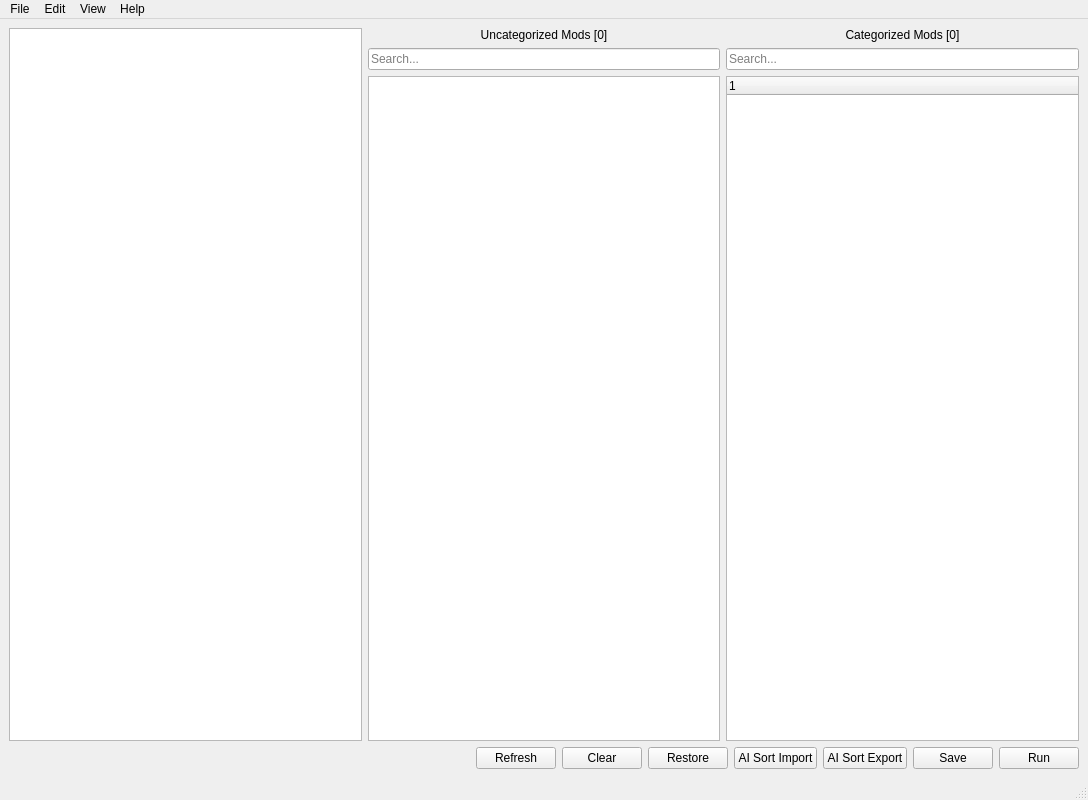
<?xml version="1.0" encoding="UTF-8"?>
<ui version="4.0">
 <class>MainWindow</class>
 <widget class="QMainWindow" name="MainWindow">
  <property name="geometry">
   <rect>
    <x>0</x>
    <y>0</y>
    <width>1088</width>
    <height>800</height>
   </rect>
  </property>
  <property name="minimumSize">
   <size>
    <width>400</width>
    <height>300</height>
   </size>
  </property>
  <property name="cursor">
   <cursorShape>ArrowCursor</cursorShape>
  </property>
  <property name="windowTitle">
   <string>MainWindow</string>
  </property>
  <widget class="QWidget" name="centralwidget">
   <property name="minimumSize">
    <size>
     <width>400</width>
     <height>300</height>
    </size>
   </property>
   <layout class="QVBoxLayout" name="verticalLayout_3">
    <item>
     <layout class="QHBoxLayout" name="mainPanel">
      <item>
       <widget class="QColumnView" name="modInfo"/>
      </item>
      <item>
       <layout class="QVBoxLayout" name="verticalLayout">
        <item>
         <widget class="QLabel" name="label_uncategorized_mods">
          <property name="text">
           <string>Uncategorized Mods [0]</string>
          </property>
          <property name="alignment">
           <set>Qt::AlignmentFlag::AlignCenter</set>
          </property>
         </widget>
        </item>
        <item>
         <widget class="QLineEdit" name="uncat_search_line">
          <property name="text">
           <string/>
          </property>
          <property name="placeholderText">
           <string>Search...</string>
          </property>
         </widget>
        </item>
        <item>
         <widget class="QListWidget" name="uncategorizedMods"/>
        </item>
       </layout>
      </item>
      <item>
       <layout class="QVBoxLayout" name="verticalLayout_2">
        <item>
         <widget class="QLabel" name="label_categorized_mods">
          <property name="text">
           <string>Categorized Mods [0]</string>
          </property>
          <property name="alignment">
           <set>Qt::AlignmentFlag::AlignCenter</set>
          </property>
         </widget>
        </item>
        <item>
         <widget class="QLineEdit" name="cat_search_line">
          <property name="placeholderText">
           <string>Search...</string>
          </property>
         </widget>
        </item>
        <item>
         <widget class="QTreeWidget" name="categorizedMods">
          <column>
           <property name="text">
            <string notr="true">1</string>
           </property>
          </column>
         </widget>
        </item>
       </layout>
      </item>
     </layout>
    </item>
    <item>
     <layout class="QHBoxLayout" name="buttonBar">
      <item>
       <spacer name="horizontalSpacer">
        <property name="orientation">
         <enum>Qt::Orientation::Horizontal</enum>
        </property>
        <property name="sizeHint" stdset="0">
         <size>
          <width>40</width>
          <height>20</height>
         </size>
        </property>
       </spacer>
      </item>
      <item>
       <widget class="QPushButton" name="refresh">
        <property name="text">
         <string>Refresh</string>
        </property>
       </widget>
      </item>
      <item>
       <widget class="QPushButton" name="clear">
        <property name="text">
         <string>Clear</string>
        </property>
       </widget>
      </item>
      <item>
       <widget class="QPushButton" name="restore">
        <property name="text">
         <string>Restore</string>
        </property>
       </widget>
      </item>
      <item>
       <widget class="QPushButton" name="ai_sort_import">
        <property name="text">
         <string>AI Sort Import</string>
        </property>
       </widget>
      </item>
      <item>
       <widget class="QPushButton" name="ai_sort_export">
        <property name="text">
         <string>AI Sort Export</string>
        </property>
       </widget>
      </item>
      <item>
       <widget class="QPushButton" name="save">
        <property name="text">
         <string>Save</string>
        </property>
       </widget>
      </item>
      <item>
       <widget class="QPushButton" name="run">
        <property name="text">
         <string>Run</string>
        </property>
       </widget>
      </item>
     </layout>
    </item>
   </layout>
  </widget>
  <widget class="QMenuBar" name="menubar">
   <property name="geometry">
    <rect>
     <x>0</x>
     <y>0</y>
     <width>1088</width>
     <height>37</height>
    </rect>
   </property>
   <widget class="QMenu" name="menusort">
    <property name="title">
     <string>File</string>
    </property>
    <addaction name="actionImport_Mod_List"/>
    <addaction name="actionExport_Mod_List"/>
    <addaction name="separator"/>
    <addaction name="actionSettings"/>
   </widget>
   <widget class="QMenu" name="menuEdit">
    <property name="title">
     <string>Edit</string>
    </property>
    <addaction name="actionCut"/>
    <addaction name="actionCopy"/>
    <addaction name="actionPaste"/>
   </widget>
   <widget class="QMenu" name="menuHelp">
    <property name="title">
     <string>Help</string>
    </property>
    <addaction name="actionUsage"/>
    <addaction name="actionMods_Sorting_Guide"/>
    <addaction name="actionRuka_KMM_Github"/>
    <addaction name="separator"/>
    <addaction name="actionAbout"/>
    <addaction name="actionCheck_for_Updates"/>
   </widget>
   <widget class="QMenu" name="menuView">
    <property name="title">
     <string>View</string>
    </property>
    <addaction name="actionToggle_Pin_for_Uncategorized_Mods"/>
    <addaction name="separator"/>
    <addaction name="actionReset_to_Default_Category"/>
   </widget>
   <addaction name="menusort"/>
   <addaction name="menuEdit"/>
   <addaction name="menuView"/>
   <addaction name="menuHelp"/>
  </widget>
  <widget class="QStatusBar" name="statusbar"/>
  <action name="actionFile">
   <property name="text">
    <string>File</string>
   </property>
  </action>
  <action name="actionImport_Mod_List">
   <property name="text">
    <string>Import Mod List</string>
   </property>
  </action>
  <action name="actionExport_Mod_List">
   <property name="text">
    <string>Export Mod List</string>
   </property>
  </action>
  <action name="actionSettings">
   <property name="text">
    <string>Settings</string>
   </property>
  </action>
  <action name="actionCut">
   <property name="text">
    <string>Cut</string>
   </property>
  </action>
  <action name="actionCopy">
   <property name="text">
    <string>Copy</string>
   </property>
  </action>
  <action name="actionPaste">
   <property name="text">
    <string>Paste</string>
   </property>
  </action>
  <action name="actionMods_Sorting_Guide">
   <property name="text">
    <string>Mods Sorting Guide</string>
   </property>
  </action>
  <action name="actionUsage">
   <property name="text">
    <string>Usage</string>
   </property>
  </action>
  <action name="actionAbout">
   <property name="text">
    <string>About</string>
   </property>
  </action>
  <action name="actionToggle_Pin_for_Uncategorized_Mods">
   <property name="text">
    <string>Toggle Pin for Uncategorized Mods</string>
   </property>
  </action>
  <action name="actionReset_to_Default_Category">
   <property name="text">
    <string>Reset to Default Categories</string>
   </property>
  </action>
  <action name="actionCheck_for_Updates">
   <property name="text">
    <string>Check for Updates</string>
   </property>
  </action>
  <action name="actionRuka_KMM_Github">
   <property name="text">
    <string>Ruka KMM Github</string>
   </property>
  </action>
 </widget>
 <resources/>
 <connections/>
</ui>
